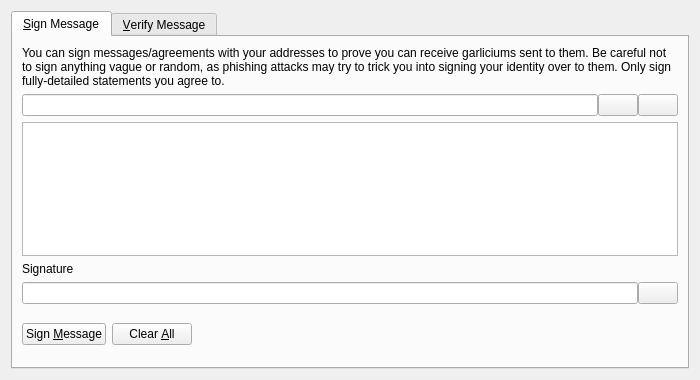
<?xml version="1.0" encoding="UTF-8"?>
<ui version="4.0">
 <class>SignVerifyMessageDialog</class>
 <widget class="QDialog" name="SignVerifyMessageDialog">
  <property name="geometry">
   <rect>
    <x>0</x>
    <y>0</y>
    <width>700</width>
    <height>380</height>
   </rect>
  </property>
  <property name="windowTitle">
   <string>Signatures - Sign / Verify a Message</string>
  </property>
  <property name="modal">
   <bool>true</bool>
  </property>
  <layout class="QVBoxLayout" name="verticalLayout">
   <item>
    <widget class="QTabWidget" name="tabWidget">
     <property name="currentIndex">
      <number>0</number>
     </property>
     <widget class="QWidget" name="tabSignMessage">
      <attribute name="title">
       <string>&amp;Sign Message</string>
      </attribute>
      <layout class="QVBoxLayout" name="verticalLayout_SM">
       <item>
        <widget class="QLabel" name="infoLabel_SM">
         <property name="text">
          <string>You can sign messages/agreements with your addresses to prove you can receive garliciums sent to them. Be careful not to sign anything vague or random, as phishing attacks may try to trick you into signing your identity over to them. Only sign fully-detailed statements you agree to.</string>
         </property>
         <property name="textFormat">
          <enum>Qt::PlainText</enum>
         </property>
         <property name="wordWrap">
          <bool>true</bool>
         </property>
        </widget>
       </item>
       <item>
        <layout class="QHBoxLayout" name="horizontalLayout_1_SM">
         <property name="spacing">
          <number>0</number>
         </property>
         <item>
          <widget class="QValidatedLineEdit" name="addressIn_SM">
           <property name="toolTip">
            <string>The Garlicium address to sign the message with</string>
           </property>
          </widget>
         </item>
         <item>
          <widget class="QPushButton" name="addressBookButton_SM">
           <property name="toolTip">
            <string>Choose previously used address</string>
           </property>
           <property name="text">
            <string/>
           </property>
           <property name="icon">
            <iconset resource="../bitcoin.qrc">
             <normaloff>:/icons/address-book</normaloff>:/icons/address-book</iconset>
           </property>
           <property name="shortcut">
            <string>Alt+A</string>
           </property>
           <property name="autoDefault">
            <bool>false</bool>
           </property>
          </widget>
         </item>
         <item>
          <widget class="QPushButton" name="pasteButton_SM">
           <property name="toolTip">
            <string>Paste address from clipboard</string>
           </property>
           <property name="text">
            <string/>
           </property>
           <property name="icon">
            <iconset resource="../bitcoin.qrc">
             <normaloff>:/icons/editpaste</normaloff>:/icons/editpaste</iconset>
           </property>
           <property name="shortcut">
            <string>Alt+P</string>
           </property>
           <property name="autoDefault">
            <bool>false</bool>
           </property>
          </widget>
         </item>
        </layout>
       </item>
       <item>
        <widget class="QPlainTextEdit" name="messageIn_SM">
         <property name="toolTip">
          <string>Enter the message you want to sign here</string>
         </property>
        </widget>
       </item>
       <item>
        <widget class="QLabel" name="signatureLabel_SM">
         <property name="text">
          <string>Signature</string>
         </property>
         <property name="textFormat">
          <enum>Qt::PlainText</enum>
         </property>
        </widget>
       </item>
       <item>
        <layout class="QHBoxLayout" name="horizontalLayout_2_SM">
         <property name="spacing">
          <number>0</number>
         </property>
         <item>
          <widget class="QLineEdit" name="signatureOut_SM">
           <property name="font">
            <font>
             <italic>true</italic>
            </font>
           </property>
           <property name="readOnly">
            <bool>true</bool>
           </property>
          </widget>
         </item>
         <item>
          <widget class="QPushButton" name="copySignatureButton_SM">
           <property name="toolTip">
            <string>Copy the current signature to the system clipboard</string>
           </property>
           <property name="text">
            <string/>
           </property>
           <property name="icon">
            <iconset resource="../bitcoin.qrc">
             <normaloff>:/icons/editcopy</normaloff>:/icons/editcopy</iconset>
           </property>
           <property name="autoDefault">
            <bool>false</bool>
           </property>
          </widget>
         </item>
        </layout>
       </item>
       <item>
        <layout class="QHBoxLayout" name="horizontalLayout_3_SM">
         <item>
          <widget class="QPushButton" name="signMessageButton_SM">
           <property name="toolTip">
            <string>Sign the message to prove you own this Garlicium address</string>
           </property>
           <property name="text">
            <string>Sign &amp;Message</string>
           </property>
           <property name="icon">
            <iconset resource="../bitcoin.qrc">
             <normaloff>:/icons/edit</normaloff>:/icons/edit</iconset>
           </property>
           <property name="autoDefault">
            <bool>false</bool>
           </property>
          </widget>
         </item>
         <item>
          <widget class="QPushButton" name="clearButton_SM">
           <property name="toolTip">
            <string>Reset all sign message fields</string>
           </property>
           <property name="text">
            <string>Clear &amp;All</string>
           </property>
           <property name="icon">
            <iconset resource="../bitcoin.qrc">
             <normaloff>:/icons/remove</normaloff>:/icons/remove</iconset>
           </property>
           <property name="autoDefault">
            <bool>false</bool>
           </property>
          </widget>
         </item>
         <item>
          <spacer name="horizontalSpacer_1_SM">
           <property name="orientation">
            <enum>Qt::Horizontal</enum>
           </property>
           <property name="sizeHint" stdset="0">
            <size>
             <width>40</width>
             <height>48</height>
            </size>
           </property>
          </spacer>
         </item>
         <item>
          <widget class="QLabel" name="statusLabel_SM">
           <property name="font">
            <font>
             <weight>75</weight>
             <bold>true</bold>
            </font>
           </property>
           <property name="text">
            <string/>
           </property>
           <property name="wordWrap">
            <bool>true</bool>
           </property>
          </widget>
         </item>
         <item>
          <spacer name="horizontalSpacer_2_SM">
           <property name="orientation">
            <enum>Qt::Horizontal</enum>
           </property>
           <property name="sizeHint" stdset="0">
            <size>
             <width>40</width>
             <height>48</height>
            </size>
           </property>
          </spacer>
         </item>
        </layout>
       </item>
      </layout>
     </widget>
     <widget class="QWidget" name="tabVerifyMessage">
      <attribute name="title">
       <string>&amp;Verify Message</string>
      </attribute>
      <layout class="QVBoxLayout" name="verticalLayout_VM">
       <item>
        <widget class="QLabel" name="infoLabel_VM">
         <property name="text">
          <string>Enter the receiver's address, message (ensure you copy line breaks, spaces, tabs, etc. exactly) and signature below to verify the message. Be careful not to read more into the signature than what is in the signed message itself, to avoid being tricked by a man-in-the-middle attack. Note that this only proves the signing party receives with the address, it cannot prove sendership of any transaction!</string>
         </property>
         <property name="textFormat">
          <enum>Qt::PlainText</enum>
         </property>
         <property name="alignment">
          <set>Qt::AlignLeading|Qt::AlignLeft|Qt::AlignTop</set>
         </property>
         <property name="wordWrap">
          <bool>true</bool>
         </property>
        </widget>
       </item>
       <item>
        <layout class="QHBoxLayout" name="horizontalLayout_1_VM">
         <property name="spacing">
          <number>0</number>
         </property>
         <item>
          <widget class="QValidatedLineEdit" name="addressIn_VM">
           <property name="toolTip">
            <string>The Garlicium address the message was signed with</string>
           </property>
          </widget>
         </item>
         <item>
          <widget class="QPushButton" name="addressBookButton_VM">
           <property name="toolTip">
            <string>Choose previously used address</string>
           </property>
           <property name="text">
            <string/>
           </property>
           <property name="icon">
            <iconset resource="../bitcoin.qrc">
             <normaloff>:/icons/address-book</normaloff>:/icons/address-book</iconset>
           </property>
           <property name="shortcut">
            <string>Alt+A</string>
           </property>
           <property name="autoDefault">
            <bool>false</bool>
           </property>
          </widget>
         </item>
        </layout>
       </item>
       <item>
        <widget class="QPlainTextEdit" name="messageIn_VM"/>
       </item>
       <item>
        <widget class="QValidatedLineEdit" name="signatureIn_VM"/>
       </item>
       <item>
        <layout class="QHBoxLayout" name="horizontalLayout_2_VM">
         <item>
          <widget class="QPushButton" name="verifyMessageButton_VM">
           <property name="toolTip">
            <string>Verify the message to ensure it was signed with the specified Garlicium address</string>
           </property>
           <property name="text">
            <string>Verify &amp;Message</string>
           </property>
           <property name="icon">
            <iconset resource="../bitcoin.qrc">
             <normaloff>:/icons/transaction_0</normaloff>:/icons/transaction_0</iconset>
           </property>
           <property name="autoDefault">
            <bool>false</bool>
           </property>
          </widget>
         </item>
         <item>
          <widget class="QPushButton" name="clearButton_VM">
           <property name="toolTip">
            <string>Reset all verify message fields</string>
           </property>
           <property name="text">
            <string>Clear &amp;All</string>
           </property>
           <property name="icon">
            <iconset resource="../bitcoin.qrc">
             <normaloff>:/icons/remove</normaloff>:/icons/remove</iconset>
           </property>
           <property name="autoDefault">
            <bool>false</bool>
           </property>
          </widget>
         </item>
         <item>
          <spacer name="horizontalSpacer_1_VM">
           <property name="orientation">
            <enum>Qt::Horizontal</enum>
           </property>
           <property name="sizeHint" stdset="0">
            <size>
             <width>40</width>
             <height>48</height>
            </size>
           </property>
          </spacer>
         </item>
         <item>
          <widget class="QLabel" name="statusLabel_VM">
           <property name="font">
            <font>
             <weight>75</weight>
             <bold>true</bold>
            </font>
           </property>
           <property name="text">
            <string/>
           </property>
           <property name="wordWrap">
            <bool>true</bool>
           </property>
          </widget>
         </item>
         <item>
          <spacer name="horizontalSpacer_2_VM">
           <property name="orientation">
            <enum>Qt::Horizontal</enum>
           </property>
           <property name="sizeHint" stdset="0">
            <size>
             <width>40</width>
             <height>48</height>
            </size>
           </property>
          </spacer>
         </item>
        </layout>
       </item>
      </layout>
     </widget>
    </widget>
   </item>
  </layout>
 </widget>
 <customwidgets>
  <customwidget>
   <class>QValidatedLineEdit</class>
   <extends>QLineEdit</extends>
   <header>qvalidatedlineedit.h</header>
  </customwidget>
 </customwidgets>
 <resources>
  <include location="../bitcoin.qrc"/>
 </resources>
 <connections/>
</ui>
